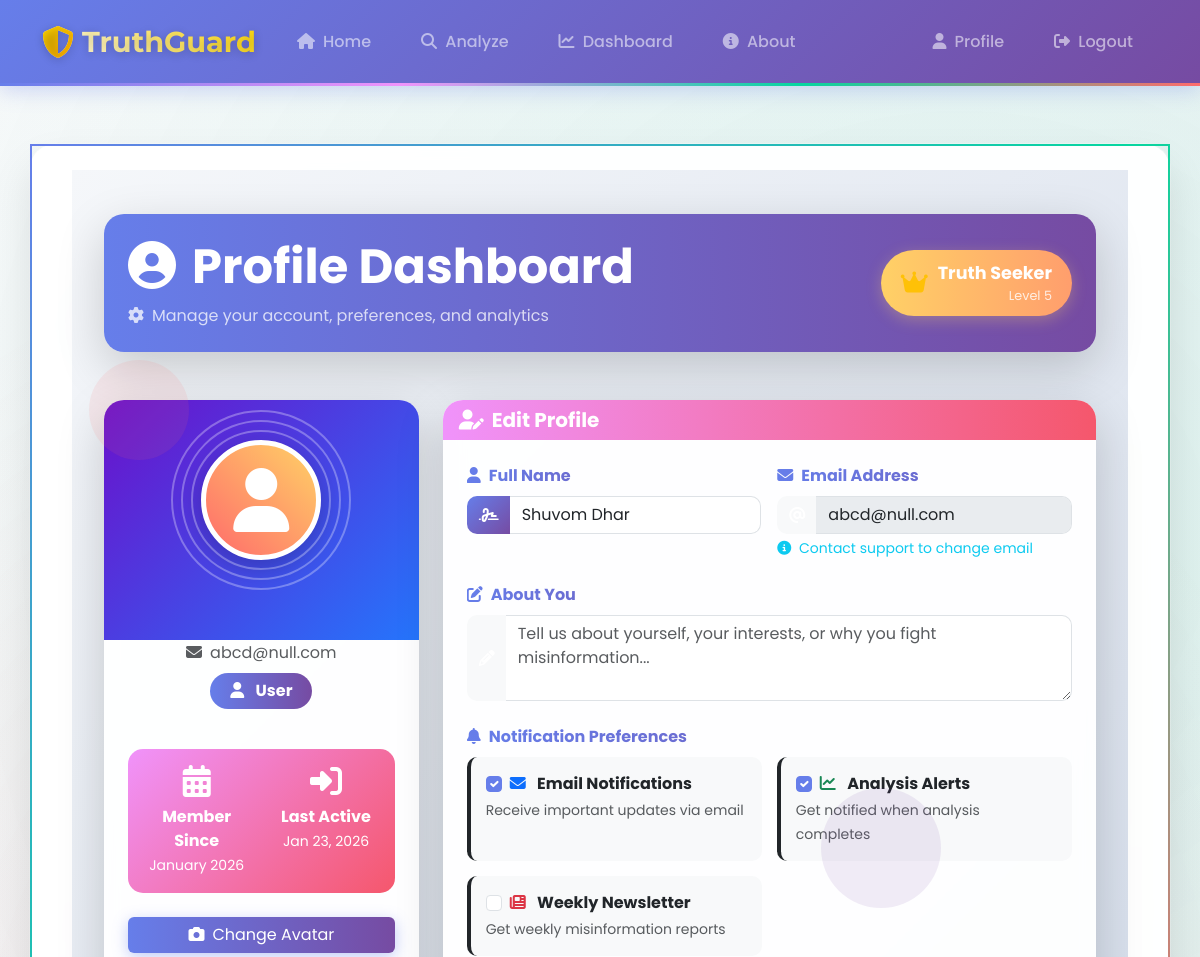
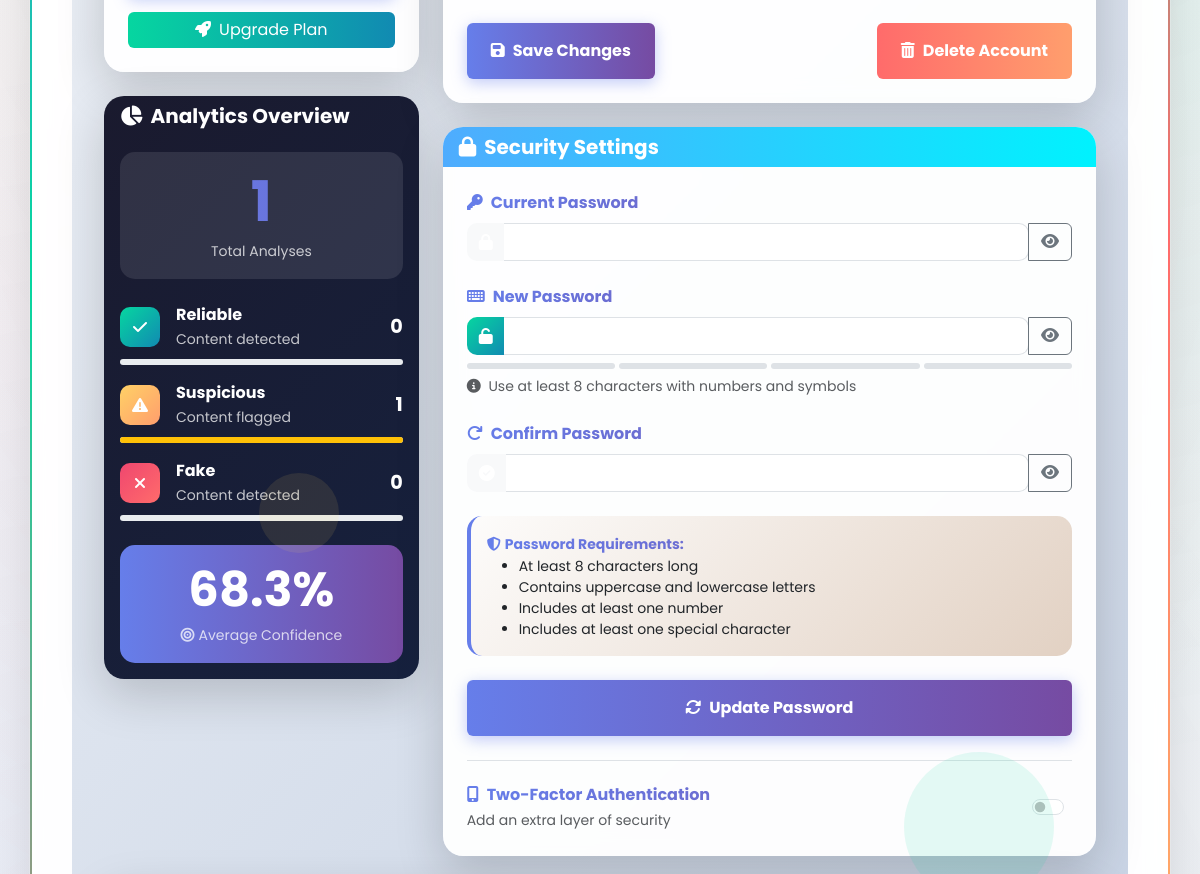
/profile (signed in, upper part), run on an earlier commit of the app's database (2 pictures, top to bottom).
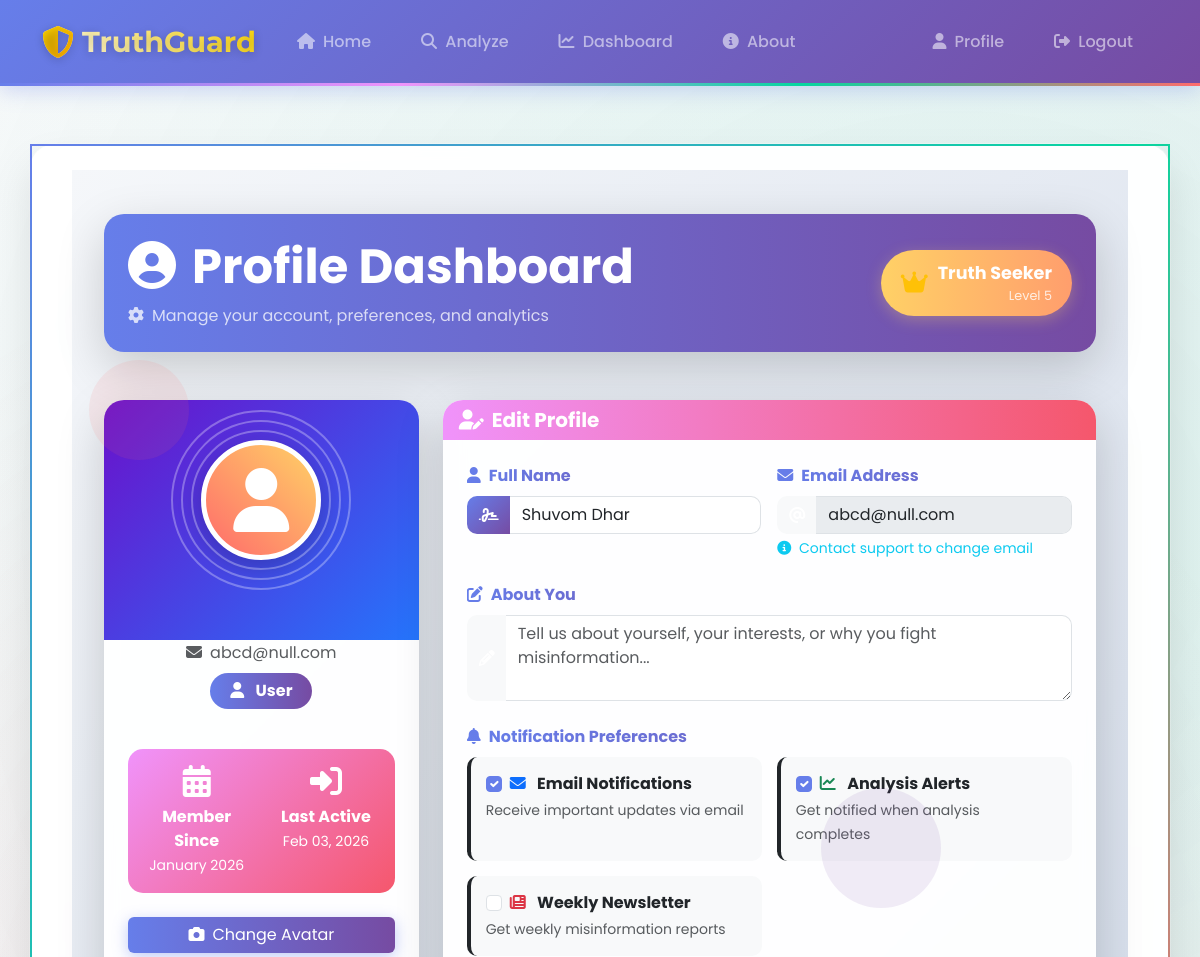
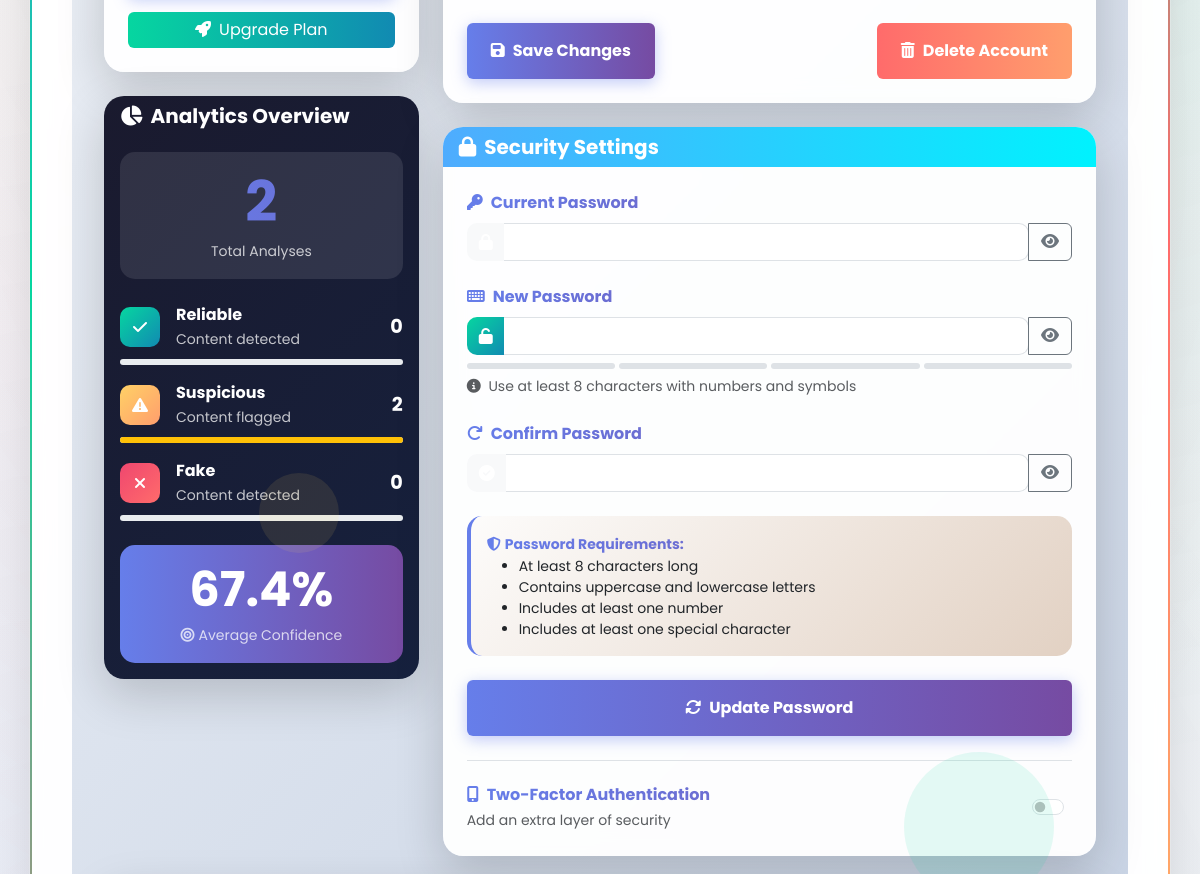
And on a later commit of the database (2 pictures, top to bottom).
### app.py (models this page shows)
class User(UserMixin, db.Model):
    __tablename__ = 'user'
    id = db.Column(db.Integer, primary_key=True)
    email = db.Column(db.String(120), unique=True, nullable=False)
    password = db.Column(db.String(200), nullable=False)
    name = db.Column(db.String(100), nullable=False)
    avatar = db.Column(db.String(200), default='default.png')
    role = db.Column(db.String(20), default='user')
    is_active = db.Column(db.Boolean, default=True)
    created_at = db.Column(db.DateTime, default=lambda: datetime.now(timezone.utc))
    last_login = db.Column(db.DateTime)
    analyses = db.relationship('Analysis', backref='author', lazy=True, cascade='all, delete-orphan')
    chat_history = db.relationship('ChatHistory', backref='author', lazy=True, cascade='all, delete-orphan')

### app.py (the view, shortened to what this page needs)
@app.route('/profile', methods=['GET', 'POST'])
@login_required
def profile():
    stats = {
        'total_analyses': Analysis.query.filter_by(user_id=current_user.id).count(),
        'reliable_count': Analysis.query.filter_by(user_id=current_user.id, classification='RELIABLE').count(),
        'suspicious_count': Analysis.query.filter_by(user_id=current_user.id, classification='SUSPICIOUS').count(),
        'fake_count': Analysis.query.filter_by(user_id=current_user.id, classification='FAKE').count(),
        'avg_confidence': float(db.session.query(db.func.avg(Analysis.confidence_score)).filter(
            Analysis.user_id == current_user.id).scalar() or 0)
    }
    return render_template('profile.html', user=current_user, stats=stats)

### app.py (called while the page is built)
@login_manager.user_loader
def load_user(user_id):
    try:
        return db.session.get(User, int(user_id))
    except Exception:
        return None

@app.context_processor
def inject_gemini_status():
    return {
        'gemini_available': _GEMINI_AVAILABLE,
        'gemini_model': _GEMINI_MODEL,
        'gemini_api_key_set': bool(_GEMINI_API_KEY and _GEMINI_API_KEY != 'your-gemini-api-key-here')
    }

### templates/profile.html (shortened to what the changed rows need)
{% extends "base.html" %}
{% block content %}
<div class="profile-container" style="
    background: linear-gradient(135deg, #f5f7fa 0%, #c3cfe2 100%);
    min-height: 100vh;
    padding: 20px;
">
    <div class="container py-4">
        <div class="row mb-4">
            <div class="col-12">
                <div class="card border-0 shadow-lg mb-4" style="
                    background: linear-gradient(90deg, #667eea 0%, #764ba2 100%);
                    border-radius: 20px;
                    overflow: hidden;
                ">
                    <div class="card-body p-4">
                        <div class="row align-items-center">
                            <div class="col-md-8 text-white">
                                <h1 class="h2 mb-2 display-5 fw-bold">
                                    <i class="fas fa-user-circle me-3"></i>Profile Dashboard
                                </h1>
                            </div>
                        </div>
                    </div>
                </div>
            </div>
        </div>
        <div class="row g-4">
            <div class="col-lg-4">
                <div class="card border-0 shadow-lg mb-4 glass-card" style="border-radius: 20px;">
                    <div class="card-body p-0">
                        <div class="profile-info p-4" style="margin-top: -60px;">
                            <div class="text-center mb-4">
                                <h3 class="fw-bold mb-1 text-gradient">{{ user.name }}</h3>
                                <p class="text-muted mb-2">
                                    <i class="fas fa-envelope me-2"></i>{{ user.email }}
                                </p>
                                <div class="role-badge mb-3" style="
                                    background: linear-gradient(90deg, {% if user.role == 'admin' %}#ff6b6b, #ffd166{% else %}#667eea, #764ba2{% endif %});
                                    color: white;
                                    padding: 6px 20px;
                                    border-radius: 20px;
                                    display: inline-block;
                                    font-weight: bold;
                                ">
                                    <i
                                        class="fas fa-{% if user.role == 'admin' %}crown{% else %}user{% endif %} me-2"></i>
                                    {{ user.role|title }}
                                </div>
                            </div>
                            <div class="member-info p-3 mb-4" style="
                                background: linear-gradient(135deg, #f093fb 0%, #f5576c 100%);
                                border-radius: 15px;
                                color: white;
                            ">
                                <div class="row text-center">
                                    <div class="col-6">
                                        <i class="fas fa-calendar-alt fa-2x mb-2"></i>
                                        <p class="mb-0 fw-bold">Member Since</p>
                                        <small>{{ user.created_at.strftime('%B %Y') }}</small>
                                    </div>
                                    <div class="col-6">
                                        <i class="fas fa-sign-in-alt fa-2x mb-2"></i>
                                        <p class="mb-0 fw-bold">Last Active</p>
                                        <small>{{ user.last_login.strftime('%b %d, %Y') if user.last_login else
                                            'Recently' }}</small>
                                    </div>
                                </div>
                            </div>
                        </div>
                    </div>
                </div>
                <div class="card border-0 shadow-lg" style="
                    background: linear-gradient(135deg, #1a1a2e 0%, #16213e 100%);
                    border-radius: 20px;
                    color: white;
                ">
                    <div class="card-body">
                        <div class="overall-stats mb-4 p-3" style="
                            background: rgba(255, 255, 255, 0.1);
                            border-radius: 15px;
                        ">
                            <div class="text-center">
                                <div class="display-4 fw-bold mb-1 text-gradient">
                                    {{ stats.total_analyses }}
                                </div>
                                <small class="opacity-75">Total Analyses</small>
                            </div>
                        </div>
                        <div class="stats-breakdown">
                            <div class="stat-item mb-3">
                                <div class="d-flex justify-content-between align-items-center">
                                    <div class="d-flex align-items-center">
                                        <div class="stat-icon me-3" style="
                                            width: 40px;
                                            height: 40px;
                                            background: linear-gradient(135deg, #ffd166, #ff9e6d);
                                            border-radius: 10px;
                                            display: flex;
                                            align-items: center;
                                            justify-content: center;
                                        ">
                                        </div>
                                        <div>
                                            <br>
                                        </div>
                                    </div>
                                    <span class="stat-value fw-bold" style="font-size: 1.2rem;">
                                        {{ stats.suspicious_count }}
                                    </span>
                                </div>
                            </div>
                        </div>
                        <div class="confidence-score mt-4 p-3" style="
                            background: linear-gradient(90deg, #667eea, #764ba2);
                            border-radius: 15px;
                        ">
                            <div class="text-center text-white">
                                <div class="display-5 fw-bold mb-1">
                                    {{ (stats.avg_confidence * 100)|round(1) }}%
                                </div>
                                <small class="opacity-75">
                                    <i class="fas fa-bullseye me-1"></i>Average Confidence
                                </small>
                            </div>
                        </div>
                    </div>
                </div>
            </div>
            <div class="col-lg-8">
                <div class="card border-0 shadow-lg mb-4 glass-card" style="border-radius: 20px;">
                    <div class="card-body p-4">
                        <form method="POST" action="{{ url_for('profile') }}" id="profileForm">
                            <div class="row g-3 mb-4">
                                <div class="col-md-6">
                                    <div class="input-group">
                                        <span class="input-group-text bg-gradient-primary text-white border-0">
                                            <i class="fas fa-signature"></i>
                                        </span>
                                        <input type="text" class="form-control" id="name" name="name"
                                            value="{{ user.name }}" required style="border-left: 0;">
                                    </div>
                                </div>
                                <div class="col-md-6">
                                    <div class="input-group">
                                        <span class="input-group-text bg-gradient-info text-white border-0">
                                            <i class="fas fa-at"></i>
                                        </span>
                                        <input type="email" class="form-control" id="email" value="{{ user.email }}"
                                            disabled style="border-left: 0;">
                                    </div>
                                </div>
                            </div>
                        </form>
                    </div>
                </div>
            </div>
        </div>
    </div>
</div>
{% endblock %}

What changed in the data, as far as the page shows it:
changed User "abcd@null.com": last_login "Jan 23, 2026" → "Feb 03, 2026"
Also different on the page:
{{ stats.total_analyses }}: "1" → "2"
{{ stats.suspicious_count }}: "1" → "2"
{{ (stats.avg_confidence * 100)|round(1) }}: "68.3" → "67.4"
